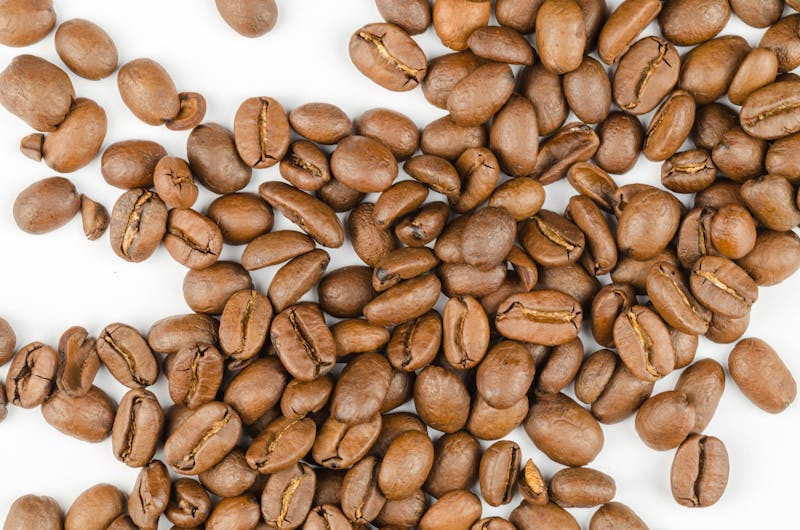
#> input picture data/raw/coffee_beans.jpg, 800 x 530 px
$ jupyter execute day14_evaluation_segmentation.ipynb
#> lines starting #> are read from the running program, lines starting #| are printed output that depends on the picture; after the words box and inside, x2 and y2 are one past the last pixel; in counts of white or black regions, pixels touching at a corner belong together
# Day 14 – Evaluation (Segmentation)

**Learning Objectives:**
* Quantitatively assess segmentation performance using an appropriate measure.
* Analyze extracted objects using simple statistical properties.

This notebook quantitatively evaluates the segmentation configurations defined in Day 12 and implemented in Day 13.

## 1. Quantitative Segmentation Evaluation Measure

**Selected Measure: Absolute Count Error (ACE)**

**Definition:**
The Absolute Count Error computes the absolute difference between the number of automatically detected objects ($N_{detected}$) and the known true number of objects in the image ($N_{true}$).
$$ACE = |N_{detected} - N_{true}|$$

**Justification:**
For our specific use case (automated coffee bean quality inspection), the primary objective is to accurately count the beans in a sample to ensure batch consistency and assess yield. Since we lack a pixel-perfect ground truth mask for the image to compute overlap-based metrics (like IoU or Dice), ACE serves as the most direct and relevant performance indicator. An ACE of 0 indicates perfect counting. Higher values indicate under-segmentation (merged beans or missed beans) or over-segmentation (split beans or false positives from noise). In our sample image, visual inspection establishes a ground truth of $N_{true} = 30$ coffee beans.

## 2. Evaluation Setup and Execution

We re-run the segmentation pipeline from Day 13 to gather the necessary data (object counts and properties) for all configurations.

[cell 1]
import os
import numpy as np
import pandas as pd
from skimage import io, color, measure, morphology
from skimage.filters import threshold_otsu

# Load image
BASE_DIR = os.path.abspath("..")
DATA_DIR = os.path.join(BASE_DIR, "data", "raw")
IMAGE_PATH = os.path.join(DATA_DIR, "coffee_beans.jpg")

img_rgb = io.imread(IMAGE_PATH)
#> img_rgb is the input picture: shape (530, 800, 3); mean R, G, B 175.2, 138.1, 110.5
img_gray = color.rgb2gray(img_rgb)
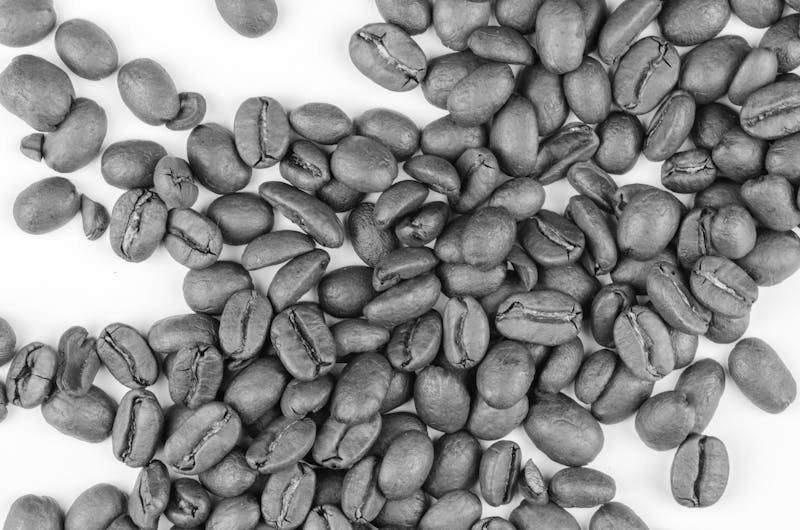
#> img_gray: shape (530, 800) float64; min 0.0025, max 1, mean 0.565

# Ground truth
N_TRUE = 30

# Base Otsu threshold
otsu_thresh = threshold_otsu(img_gray)
#> otsu_thresh = 0.655

# Predefined configurations from Day 12/13
configs = {
    "Baseline": {"threshold": otsu_thresh, "disk_radius": 3},
    "Variation 1a (Lower Thresh)": {"threshold": otsu_thresh - 0.05, "disk_radius": 3},
    "Variation 1b (Higher Thresh)": {"threshold": otsu_thresh + 0.05, "disk_radius": 3},
    "Variation 2a (Small Kernel)": {"threshold": otsu_thresh, "disk_radius": 1},
    "Variation 2b (Large Kernel)": {"threshold": otsu_thresh, "disk_radius": 5}
}

def run_segmentation(img, threshold, disk_radius, min_area=100):
    binary_mask = img < threshold
    structuring_element = morphology.disk(disk_radius)
    opened_mask = morphology.opening(binary_mask, structuring_element)
    refined_mask = morphology.closing(opened_mask, structuring_element)

    labeled_img = measure.label(refined_mask)
    properties = measure.regionprops(labeled_img)

    valid_objects = [prop for prop in properties if prop.area >= min_area]

    results = []
    for prop in valid_objects:
        results.append({
            'area': prop.area,
            'perimeter': prop.perimeter,
            'eccentricity': prop.eccentricity
        })
    df_results = pd.DataFrame(results)
    return len(valid_objects), df_results

# Execute and collect results
evaluation_results = []
object_properties_dict = {}

for name, params in configs.items():
    n_detected, df_props = run_segmentation(
        img_gray,
        threshold=params["threshold"],
        disk_radius=params["disk_radius"]
    )

    ace = abs(n_detected - N_TRUE)

    evaluation_results.append({
        "Configuration": name,
        "N_detected": n_detected,
        "ACE": ace
    })
    object_properties_dict[name] = df_props
#> this loop made 5 passes
#> (name, params, n_detected, df_props, ace) on passes 1, 2, 3, 5: ('Baseline', {'threshold': 0.655, 'disk_radius': 3}, 4, table of 4 rows and 3 columns, 26), ('Variation 1a (Lower Thresh)', {'threshold': 0.605, 'disk_radius': 3}, 12, table of 12 rows and 3 columns, 18), ('Variation 1b (Higher Thresh)', {'threshold': 0.705, 'disk_radius': 3}, 2, table of 2 rows and 3 columns, 28), ('Variation 2b (Large Kernel)', {'threshold': 0.655, 'disk_radius': 5}, 4, table of 4 rows and 3 columns, 26)
#> (name, params, structuring_element in run_segmentation, n_detected, df_props, ace) on pass 4: ('Variation 2a (Small Kernel)', {'threshold': 0.655, 'disk_radius': 1}, [[0, 1, 0], [1, 1, 1], [0, 1, 0]], 3, table of 3 rows and 3 columns, 27)
#> pass 1, in run_segmentation, `binary_mask = img < threshold`:
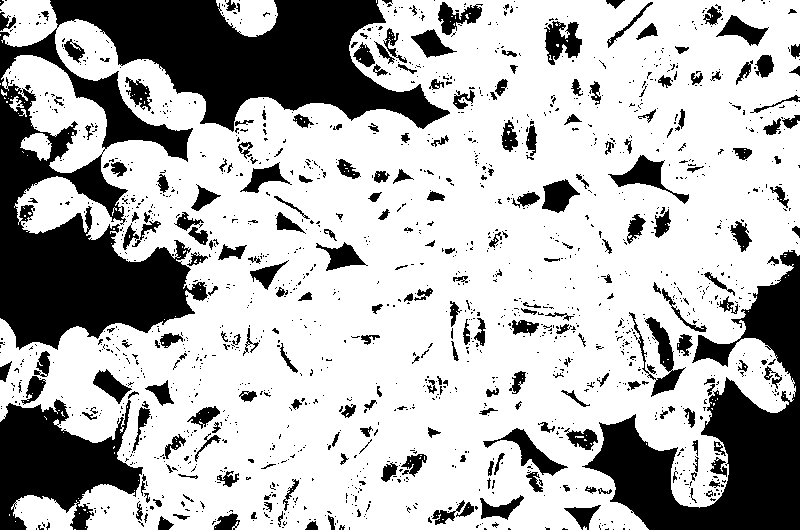
#> binary_mask: shape (530, 800) bool; 70.6% white; 1587 black regions (1340 under 20 px), largest, box (x1, y1, x2, y2) and area: (0, 0, 450, 350) 54896, (582, 250, 800, 530) 22574, (0, 399, 143, 530) 10542
#> pass 1, in run_segmentation, `opened_mask = morphology.opening(binary_mask, structuring_element)`:
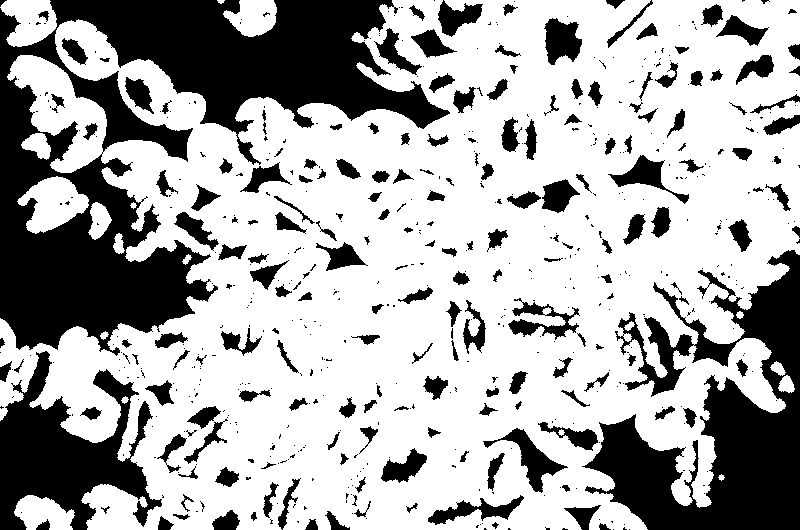
#> opened_mask: shape (530, 800) bool; 66.9% white; 611 black regions (416 under 20 px), largest, box (x1, y1, x2, y2) and area: (0, 0, 450, 356) 60571, (582, 250, 800, 530) 28412, (0, 351, 162, 530) 13606
#> pass 1, in run_segmentation, `refined_mask = morphology.closing(opened_mask, structuring_element)`:
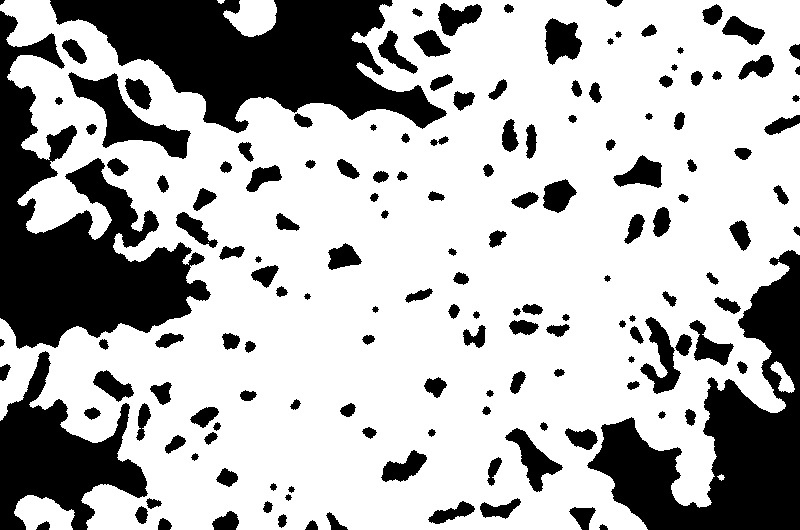
#> refined_mask: shape (530, 800) bool; 70% white; 156 black regions (1 under 20 px), largest, box (x1, y1, x2, y2) and area: (0, 11, 211, 349) 28108, (50, 0, 447, 133) 27266, (587, 250, 800, 530) 23814
#> pass 1, in run_segmentation, `labeled_img = measure.label(refined_mask)`:
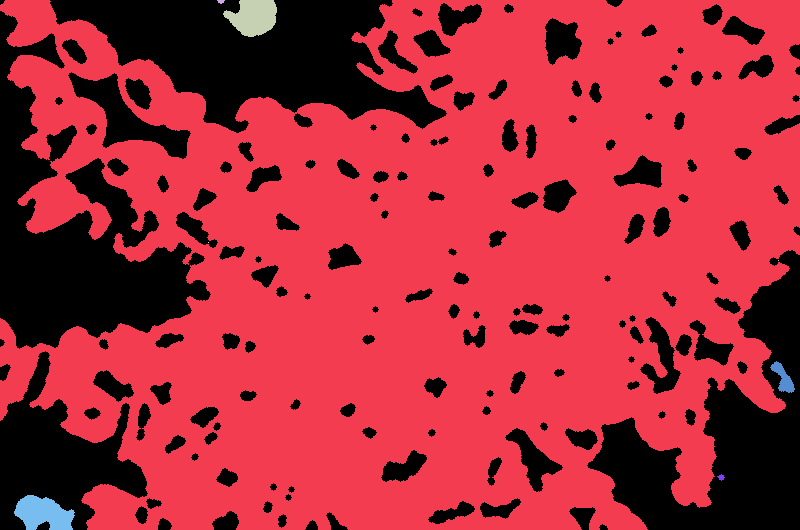
#> labeled_img: shape (530, 800) int32; 9 distinct labels, from 0 to 8; one colour per label, 0 black
#> after the loop, evaluation_results = 5 items; object_properties_dict = 5 items

df_eval = pd.DataFrame(evaluation_results)
#> df_eval = table of 5 rows and 3 columns

## 3. Results: Segmentation Metric

[cell 2]
# Display segmentation metric values for each configuration
display(df_eval.set_index("Configuration"))

## 4. Results: Aggregated Object Properties

For each configuration, we compute descriptive statistics (mean, standard deviation, min, max) for the extracted object properties (Area, Perimeter, Eccentricity).

[cell 3]
# Compute aggregated statistics for each configuration
agg_stats_list = []

for name, df_props in object_properties_dict.items():
    if not df_props.empty:
        stats = df_props.agg(['mean', 'std', 'min', 'max']).T
        stats.columns = [f"{col}" for col in stats.columns]

        # Flatten for a cleaner summary table
        flat_stats = {"Configuration": name}
        for prop in ['area', 'perimeter', 'eccentricity']:
            for stat in ['mean', 'std', 'min', 'max']:
                flat_stats[f"{prop}_{stat}"] = stats.loc[prop, stat]
        agg_stats_list.append(flat_stats)
#> this loop made 5 passes
#> (name, df_props) on passes 1 to 5: ('Baseline', table of 4 rows and 3 columns), ('Variation 1a (Lower Thresh)', table of 12 rows and 3 columns), ('Variation 1b (Higher Thresh)', table of 2 rows and 3 columns), ('Variation 2a (Small Kernel)', table of 3 rows and 3 columns), ('Variation 2b (Large Kernel)', table of 4 rows and 3 columns)
#> after the loop, agg_stats_list = 5 items

df_agg_stats = pd.DataFrame(agg_stats_list)
#> df_agg_stats = table of 5 rows and 13 columns

# Display Area statistics (transposed for readability)
area_cols = ["Configuration"] + [c for c in df_agg_stats.columns if c.startswith("area")]
#> area_cols = ['Configuration', 'area_mean', 'area_std', 'area_min', 'area_max']
display(df_agg_stats[area_cols].set_index("Configuration"))

# Display Perimeter statistics
perim_cols = ["Configuration"] + [c for c in df_agg_stats.columns if c.startswith("perimeter")]
#> perim_cols = ['Configuration', 'perimeter_mean', 'perimeter_std', 'perimeter_min', 'perimeter_max']
display(df_agg_stats[perim_cols].set_index("Configuration"))

# Display Eccentricity statistics
ecc_cols = ["Configuration"] + [c for c in df_agg_stats.columns if c.startswith("eccentricity")]
#> ecc_cols = ['Configuration', 'eccentricity_mean', 'eccentricity_std', 'eccentricity_min', 'eccentricity_max']
display(df_agg_stats[ecc_cols].set_index("Configuration"))
